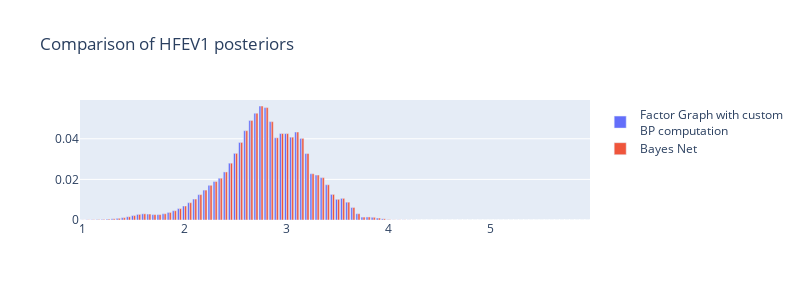

The notebook cell saved with this chart:
### Code cell
# Compare results against the bayes net model (factor graph model takes ages to compute)
model1, inf_alg1, _, _, _, _, _, _, _, _ = mb.o2sat_fev1_point_in_time_model(
    height, age, sex
)
res = ih.infer(
    inf_alg1, variables=[HFEV1], evidences=[[ecFEV1, ecFEV1_obs], [O2Sat, o2sat_obs]]
)
res[HFEV1.name].values.shape

((hfev1_posterior - res[HFEV1.name].values) < 1e-5).all()
# Plot the two posteriors with plotly go figure
import plotly.graph_objs as go

fig = go.Figure()
# Add bar plot for the factor graph model
fig.add_trace(
    go.Bar(
        x=HFEV1.bins,
        y=hfev1_posterior,
        name="Factor Graph with custom<br>BP computation",
    )
)
fig.add_trace(go.Bar(x=HFEV1.bins, y=res[HFEV1.name].values, name="Bayes Net"))
# Update layout
fig.update_layout(
    barmode="group", title="Comparison of HFEV1 posteriors", width=800, height=300
)
fig.show()
